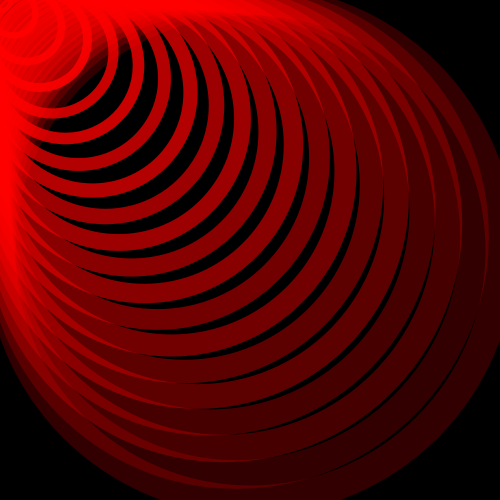
Frame 1 (no input)
Frame 60 (the mouse pressed at the canvas centre just before this capture): identical to frame 1, image omitted
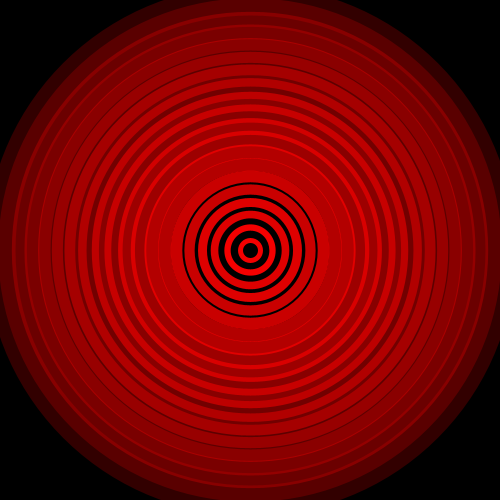
Frame 120 (the mouse held since frame 60 and released just before this capture)

The Processing sketch that drew these frames (run headless with seeded random() and noise(); from frame 60 on, the mouse is pressed at the canvas centre):

// Processing sketch: hipnosis3
// ── hipnosis3.pde
int cant = 20;

void setup() {
  size(500, 500);
}
void draw() {
  background(0);
  noFill();
  for (int c= 0; c<cant; c++) {
    float tam = map(c, 0, cant-1, width, 20);
    float posx = map(c, 0, cant-1, width/2, mouseX  );
    float posy = map(c, 0, cant-1, height/2, mouseY  );
    float tono = map(c, 0, cant-1, 50, 255  );
    float grosor = map(c, 0, cant-1, 30, 5  );
    strokeWeight(grosor);
    if (c%2==0) {
      stroke(255, 0, 0, tono);
    } else {
      noFill();
    }
    ellipse(posx, posy, tam, tam);
  }
}
